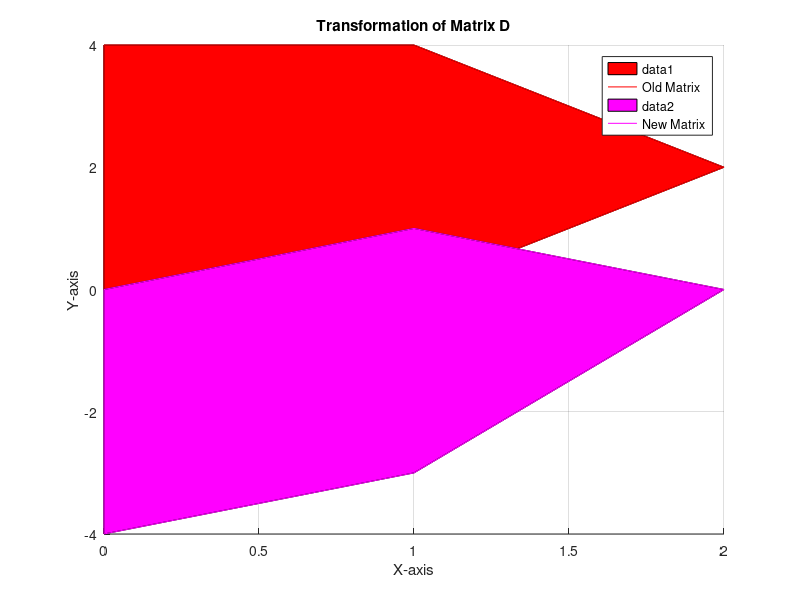

Reproduce this figure in MATLAB.
% Define the initial points of matrix D
D = [0 0; 1 0; 2 2; 1 4; 0 4; 0 0];

% Define the transformation matrix
T = [1 1; 0 -1];

% Multiply matrix D by matrix T
D_new = D * T;

% Plot the old matrix
figure;
hold on;
fill(D(:,1), D(:,2), 'r'); % Fill the shape with red color
plot(D(:,1), D(:,2), 'r', 'DisplayName', 'Old Matrix');

% Plot the new matrix
fill(D_new(:,1), D_new(:,2), 'm'); % Fill the shape with purple color
plot(D_new(:,1), D_new(:,2), 'm', 'DisplayName', 'New Matrix');

% Add title and labels
title('Transformation of Matrix D');
xlabel('X-axis');
ylabel('Y-axis');

% Add grid
grid on;

% Add legend
legend('Location', 'best');

% Save the plot to a file
saveas(gcf, 'matrix_transformation_plot.png');
